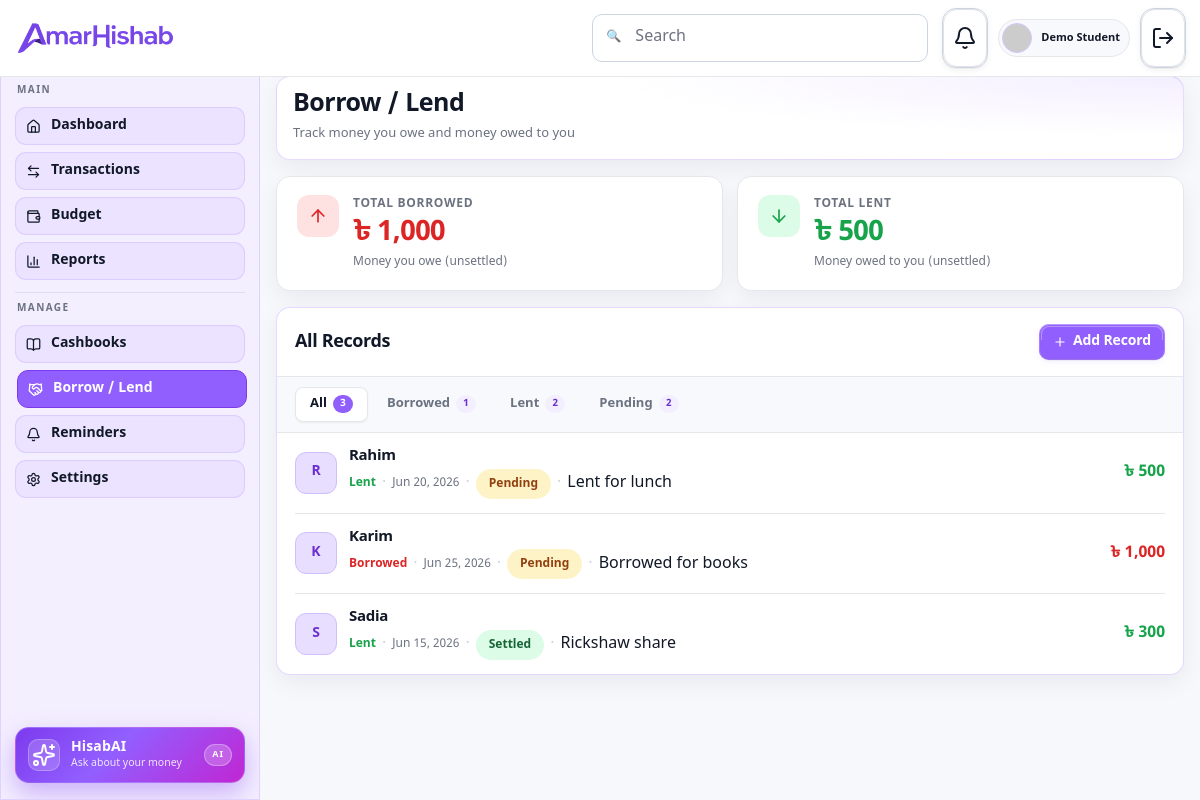
Screenshot of /pages/borrow-lend.php (signed in) with the database file from the repository.
### tables this page shows
CREATE TABLE borrow_lend (
	id         INT UNSIGNED AUTO_INCREMENT PRIMARY KEY,
	user_id    INT UNSIGNED NOT NULL,
	type       ENUM('borrow','lend') NOT NULL,
	person     VARCHAR(120) NOT NULL,
	amount     DECIMAL(12,2) NOT NULL,
	note       VARCHAR(255) NULL,
	due_date   DATE         NULL,
	is_settled TINYINT(1)   NOT NULL DEFAULT 0,
	created_at TIMESTAMP    NOT NULL DEFAULT CURRENT_TIMESTAMP,
	CONSTRAINT fk_bl_user FOREIGN KEY (user_id)
		REFERENCES users(id) ON DELETE CASCADE,
	INDEX idx_bl_user (user_id)
);

### config/db.php (called while the page is built, shortened)
<?php
function app_config(): array
{
	$local  = __DIR__ . '/config.local.php';
	$sample = __DIR__ . '/config.sample.php';
	$config = file_exists($local) ? require $local : require $sample;
	return $config;
}
function db(): PDO
{
	static $pdo = null;
	if ($pdo instanceof PDO) {
		return $pdo;
	}
	$cfg = app_config()['db'];
	$host    = getenv('DB_HOST')    ?: $cfg['host'];
	$port    = getenv('DB_PORT')    ?: $cfg['port'];
	$name    = getenv('DB_NAME')    ?: $cfg['name'];
	$charset = getenv('DB_CHARSET') ?: $cfg['charset'];
	$user    = getenv('DB_USER')    ?: $cfg['user'];
	$pass    = getenv('DB_PASS') !== false ? getenv('DB_PASS') : $cfg['pass'];
	$dsn = sprintf('mysql:host=%s;port=%s;dbname=%s;charset=%s', $host, $port, $name, $charset);
	$options = [
		PDO::ATTR_ERRMODE            => PDO::ERRMODE_EXCEPTION,
		PDO::ATTR_DEFAULT_FETCH_MODE => PDO::FETCH_ASSOC,
		PDO::ATTR_EMULATE_PREPARES   => false,
	];
	$ssl = getenv('DB_SSL') !== false ? getenv('DB_SSL') : ($cfg['ssl'] ?? false);
	if (filter_var($ssl, FILTER_VALIDATE_BOOLEAN)) {
		$options[PDO::MYSQL_ATTR_SSL_VERIFY_SERVER_CERT] = false;
		$options[PDO::MYSQL_ATTR_SSL_CA] = getenv('DB_SSL_CA') ?: ($cfg['ssl_ca'] ?? null);
		if (empty($options[PDO::MYSQL_ATTR_SSL_CA])) {
			unset($options[PDO::MYSQL_ATTR_SSL_CA]);
		}
	}
	$pdo = new PDO($dsn, $user, $pass, $options);
	return $pdo;
}

### includes/borrow_lend.php (called while the page is built, shortened)
<?php
require_once __DIR__ . '/../config/db.php';
function borrow_lend_records(int $userId, string $filter = 'all'): array
{
	$where  = ['user_id = ?'];
	$params = [$userId];
	$sql = 'SELECT * FROM borrow_lend WHERE ' . implode(' AND ', $where)
		. ' ORDER BY is_settled ASC, due_date IS NULL, due_date ASC, id DESC';
	$stmt = db()->prepare($sql);
	$stmt->execute($params);
	return $stmt->fetchAll();
}
function borrow_lend_totals(int $userId): array
{
	$stmt = db()->prepare(
		'SELECT
			COALESCE(SUM(CASE WHEN type = \'borrow\' AND is_settled = 0 THEN amount END), 0) AS borrowed,
			COALESCE(SUM(CASE WHEN type = \'lend\'   AND is_settled = 0 THEN amount END), 0) AS lent,
			SUM(type = \'borrow\') AS borrow_count,
			SUM(type = \'lend\')   AS lend_count,
			SUM(is_settled = 0)    AS pending_count
		FROM borrow_lend WHERE user_id = ?'
	);
	$stmt->execute([$userId]);
	return $stmt->fetch();
}

### includes/helpers.php (called while the page is built, shortened)
<?php
function e(?string $value): string
{
	return htmlspecialchars($value ?? '', ENT_QUOTES, 'UTF-8');
}
function taka($amount): string
{
	$value = is_numeric($amount) ? (float) $amount : 0.0;
	return '৳ ' . number_format($value);
}

### includes/auth.php (called while the page is built, shortened)
<?php
function current_user(): ?array
{
	return $_SESSION['user'] ?? null;
}

### pages/borrow-lend.php (the view, shortened to what this page needs)
<?php
require_once __DIR__ . '/../includes/borrow_lend.php';
$userId = current_user()['id'];
$allowed = ['all', 'borrow', 'lend', 'pending'];
$filterParam = $_GET['filter'] ?? 'all';
$filter  = in_array($filterParam, $allowed, true) ? $filterParam : 'all';
$records = borrow_lend_records($userId, $filter);
$totals  = borrow_lend_totals($userId);
?>
<!DOCTYPE html>
<html lang="en">
<head>
	<link rel="stylesheet" href="../styles/main.css" />
	<link rel="stylesheet" href="../styles/pages/dashboard.css" />
	<link rel="stylesheet" href="../styles/pages/borrow-lend.css" />
</head>
<body data-page-title="Borrow / Lend">
	<div class="dashboard-layout">
		<?php include __DIR__ . '/../partials/navbar.php'; ?>
		<div class="dashboard-body">
			<?php include __DIR__ . '/../partials/sidebar.php'; ?>
			<main class="dashboard-main bl-main">
				<section class="container-wide bl-page">
					<header class="bl-hero surface">
						<div class="bl-hero-copy">
							<h1>Borrow / Lend</h1>
							<p>Track money you owe and money owed to you</p>
						</div>
					</header>
					<div class="bl-stat-grid">
						<div class="bl-stat-card surface">
							<div class="bl-stat-icon bl-stat-icon--borrowed">
								<i data-lucide="arrow-up" aria-hidden="true"></i>
							</div>
							<div class="bl-stat-body">
								<p class="bl-stat-label">Total Borrowed</p>
								<h2 class="bl-stat-amount bl-stat-amount--borrowed"><?= e(taka($totals['borrowed'])) ?></h2>
								<p class="bl-stat-sub">Money you owe (unsettled)</p>
							</div>
						</div>
						<div class="bl-stat-card surface">
							<div class="bl-stat-icon bl-stat-icon--lent">
								<i data-lucide="arrow-down" aria-hidden="true"></i>
							</div>
							<div class="bl-stat-body">
								<p class="bl-stat-label">Total Lent</p>
								<h2 class="bl-stat-amount bl-stat-amount--lent"><?= e(taka($totals['lent'])) ?></h2>
								<p class="bl-stat-sub">Money owed to you (unsettled)</p>
							</div>
						</div>
					</div>
					<div class="bl-records-card surface">
						<div class="bl-records-head">
							<h3>All Records</h3>
							<div class="bl-records-controls">
								<button
									class="btn btn-primary btn-sm"
									type="button"
									data-modal-target="#add-record-modal"
									aria-haspopup="dialog"
									aria-controls="add-record-modal"
								>
									<i data-lucide="plus" aria-hidden="true"></i>
									<span>Add Record</span>
								</button>
							</div>
						</div>
						<div class="bl-tabs">
							<a class="bl-tab <?= $filter === 'all' ? 'active' : '' ?>" href="?filter=all">
								All <span class="bl-tab-count"><?= (int) $totals['borrow_count'] + (int) $totals['lend_count'] ?></span>
							</a>
							<a class="bl-tab <?= $filter === 'borrow' ? 'active' : '' ?>" href="?filter=borrow">
								Borrowed <span class="bl-tab-count"><?= (int) $totals['borrow_count'] ?></span>
							</a>
							<a class="bl-tab <?= $filter === 'lend' ? 'active' : '' ?>" href="?filter=lend">
								Lent <span class="bl-tab-count"><?= (int) $totals['lend_count'] ?></span>
							</a>
							<a class="bl-tab <?= $filter === 'pending' ? 'active' : '' ?>" href="?filter=pending">
								Pending <span class="bl-tab-count"><?= (int) $totals['pending_count'] ?></span>
							</a>
						</div>
						<div class="bl-list">
							<?php if (empty($records)): ?>
								<p class="bl-empty">No records here yet. Add one to start tracking.</p>
							<?php else: ?>
								<?php foreach ($records as $rec): ?>
									<?php
										$isBorrow = $rec['type'] === 'borrow';
										$settled  = (int) $rec['is_settled'] === 1;
										$initial  = strtoupper(mb_substr($rec['person'], 0, 1));
									?>
									<div class="bl-list-item" data-type="<?= $isBorrow ? 'borrowed' : 'lent' ?>" data-status="<?= $settled ? 'paid' : 'pending' ?>">
										<div class="bl-item-left">
											<div class="bl-avatar"><?= e($initial) ?></div>
											<div class="bl-item-info">
												<h4 class="bl-item-name"><?= e($rec['person']) ?></h4>
												<div class="bl-item-meta">
													<span class="bl-item-type bl-item-type--<?= $isBorrow ? 'borrowed' : 'lent' ?>"><?= $isBorrow ? 'Borrowed' : 'Lent' ?></span>
													<span class="bl-meta-dot">·</span>
													<span class="bl-item-date"><?= $rec['due_date'] ? e(date('M j, Y', strtotime($rec['due_date']))) : 'No due date' ?></span>
													<span class="bl-meta-dot">·</span>
													<span class="badge <?= $settled ? 'badge-success' : 'badge-warning' ?>"><?= $settled ? 'Settled' : 'Pending' ?></span>
													<?php if ($rec['note']): ?>
														<span class="bl-meta-dot">·</span>
														<span class="bl-item-note"><?= e($rec['note']) ?></span>
													<?php endif; ?>
												</div>
											</div>
										</div>
										<div class="bl-item-right">
											<span class="bl-item-amount bl-item-amount--<?= $isBorrow ? 'borrowed' : 'lent' ?>"><?= e(taka($rec['amount'])) ?></span>
										</div>
									</div>
								<?php endforeach; ?>
							<?php endif; ?>
						</div>
					</div>
				</section>
			</main>
		</div>
	</div>
</body>
</html>

### styles/pages/dashboard.css (style rules this page uses)
.dashboard-layout { --dashboard-topbar-height: 58px; min-height: 100vh; min-height: 100dvh; padding-top: var(--dashboard-topbar-height); background: var(--color-bg); }
.dashboard-body { min-height: calc(100vh - var(--dashboard-topbar-height)); min-height: calc(100dvh - var(--dashboard-topbar-height)); }
.dashboard-main { margin-left: var(--sidebar-width); min-width: 0; min-height: calc(100vh - var(--dashboard-topbar-height)); min-height: calc(100dvh - var(--dashboard-topbar-height)); background: var(--color-bg); }
.dashboard-main { padding: 48px 36px; }
@media (max-width: 88rem) { .dashboard-main { margin-left: var(--sidebar-width); } }

### styles/variables.css (style rules this page uses)
:root { color-scheme: light; --color-brand-50: #f4efff; --color-brand-100: #e8deff; --color-brand-200: #d1beff; --color-brand-300: #bb9dff; --color-brand-400: #a47dff; --color-brand-500: #925fff; --color-brand-600: #7c3aed; --color-brand-700: #6a2fd1; --color-brand-800: #5726ad; --color-brand-900: #431d89; --color-bg: #f7f8fc; --color-surface: #ffffff; --color-surface-muted: #f8f9fc; --color-border: #e5e7eb; --color-border-strong: #cbd5e1; --color-text-primary: #111827; --color-text-secondary: #374151; --color-text-muted: #6b7280; --color-text-inverse: #ffffff; --color-success: #16a34a; --color-success-soft: #dcfce7; --color-warning: #d97706; --color-warning-soft: #fef3c7; --color-danger: #dc2626; --color-danger-soft: #fee2e2; --color-info: #2563eb; --color-info-soft: #dbeafe; --font-family-base: "Plus Jakarta Sans", "Noto Sans Bengali", "Segoe UI", Roboto, system-ui, -apple-system, sans-serif; --font-family-mono: ui-monospace, SFMono-Regular, Menlo, Monaco, Consolas, "Liberation Mono", "Courier New", monospace; --font-size-100: 0.75rem; --font-size-200: 0.875rem; --font-size-300: 1rem; --font-size-400: 1.125rem; --font-size-500: 1.25rem; --font-size-600: 1.5rem; --font-size-700: 1.875rem; --font-size-800: 2.25rem; --font-weight-regular: 400; --font-weight-medium: 500; --font-weight-semibold: 600; --font-weight-bold: 700; --line-height-tight: 1.15; --line-height-heading: 1.25; --line-height-body: 1.6; --space-0: 0; --space-1: 0.25rem; --space-2: 0.5rem; --space-3: 0.75rem; --space-4: 1rem; --space-5: 1.25rem; --space-6: 1.5rem; --space-7: 2rem; --space-8: 2.5rem; --space-9: 3rem; --space-10: 4rem; --radius-sm: 0.5rem; --radius-md: 0.75rem; --radius-lg: 1rem; --radius-xl: 1.5rem; --radius-pill: 9999px; --shadow-xs: 0 1px 2px rgba(17, 24, 39, 0.06); --shadow-sm: 0 8px 24px rgba(17, 24, 39, 0.06); --shadow-md: 0 16px 36px rgba(17, 24, 39, 0.1); --container-max: 72rem; --container-max-wide: 84rem; --sidebar-width: 16.25rem; --duration-fast: 120ms; --duration-base: 220ms; --duration-slow: 360ms; --easing-standard: cubic-bezier(0.2, 0, 0, 1); --focus-ring: 0 0 0 3px rgba(146, 95, 255, 0.25); --z-dropdown: 1000; --z-sticky: 1020; --z-modal: 1100; --z-toast: 1200; }

### styles/typography.css (style rules this page uses)
body { font-family: var(--font-family-base); font-size: var(--font-size-300); font-weight: var(--font-weight-regular); line-height: var(--line-height-body); color: var(--color-text-primary); }
h1, h2, h3, h4, h5, h6 { color: var(--color-text-primary); font-weight: var(--font-weight-bold); line-height: var(--line-height-heading); letter-spacing: -0.02em; }
h1 { font-size: clamp(2rem, 1.4rem + 2vw, 2.75rem); line-height: var(--line-height-tight); }
h2 { font-size: clamp(1.625rem, 1.2rem + 1.4vw, 2.125rem); }
h3 { font-size: clamp(1.375rem, 1.1rem + 0.9vw, 1.75rem); }
h4 { font-size: var(--font-size-500); }
p { color: var(--color-text-secondary); }
a { color: var(--color-brand-700); transition: color var(--duration-fast) var(--easing-standard); }

### styles/layout.css (style rules this page uses)
body { background: var(--color-bg); }
main { display: block; }
.container-wide { width: min(100% - (var(--space-4) * 2), var(--container-max-wide)); margin-inline: auto; }
.surface { border: 1px solid var(--color-border); border-radius: var(--radius-lg); background: var(--color-surface); box-shadow: var(--shadow-sm); }

### styles/components/badges.css (style rules this page uses)
.badge { display: inline-flex; align-items: center; justify-content: center; gap: 6px; padding: 8px 12px; border-radius: var(--radius-pill); font-size: 12px; font-weight: 700; line-height: 1; border: 1px solid transparent; white-space: nowrap; }
.badge-success { background: var(--color-success-soft); color: #166534; }
.badge-warning { background: var(--color-warning-soft); color: #92400e; }

### rows the page displays
borrow_lend: person "R", person "Rahim", type "Lent", due_date "Jun 20, 2026", is_settled "Pending", note "Lent for lunch", amount "৳ 500"
borrow_lend: person "K", person "Karim", type "Borrowed", due_date "Jun 25, 2026", is_settled "Pending", note "Borrowed for books", amount "৳ 1,000"
borrow_lend: person "S", person "Sadia", type "Lent", due_date "Jun 15, 2026", is_settled "Settled", note "Rickshaw share", amount "৳ 300"

### other values shown
$navUser['name'] "Demo Student"
taka($totals['borrowed']) "৳ 1,000"
taka($totals['lent']) "৳ 500"
$totals['borrow_count'] "1"
$totals['lend_count'] "2"
$totals['pending_count'] "2"
